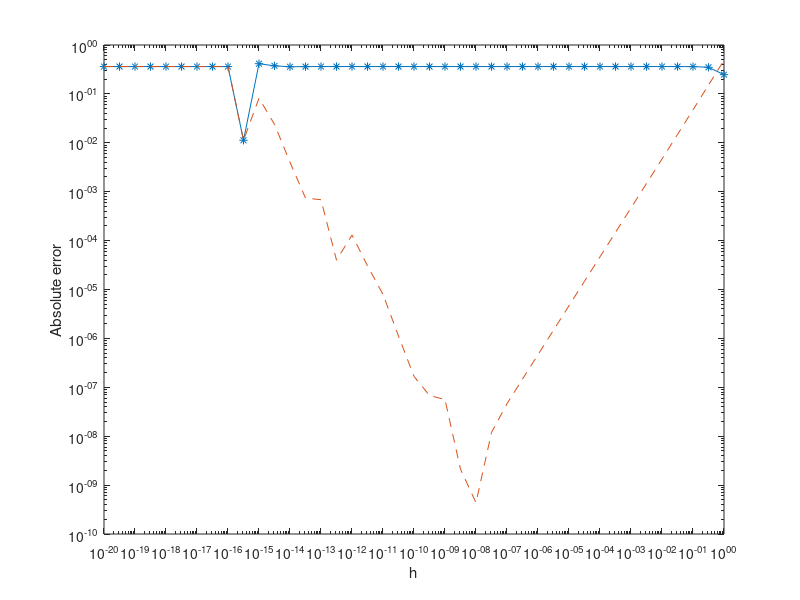

Source code (MATLAB):
x_0 = 1.2; 
f_0 = sin(x_0); %sin(x) evaluated at x = 1.2
fp = cos(x_0); % cos(x) evaluated at x = 1.2
i = -20:0.5:0; % from -20 to 0 with step .5
h = 10.^i; % to display increasing values of h
err = abs (fp - (sin(x_0+h) - sin(x_0 -h))./h ); % f(x+h) - f(x-h) for error approx
err_2= abs (fp - (sin(x_0+h) - f_0)./h );
d_err = f_0/2*h; %discretization error
loglog (h,err,"-*")
hold on
loglog (h, err_2, "--")
xlabel("h")
ylabel("Absolute error")